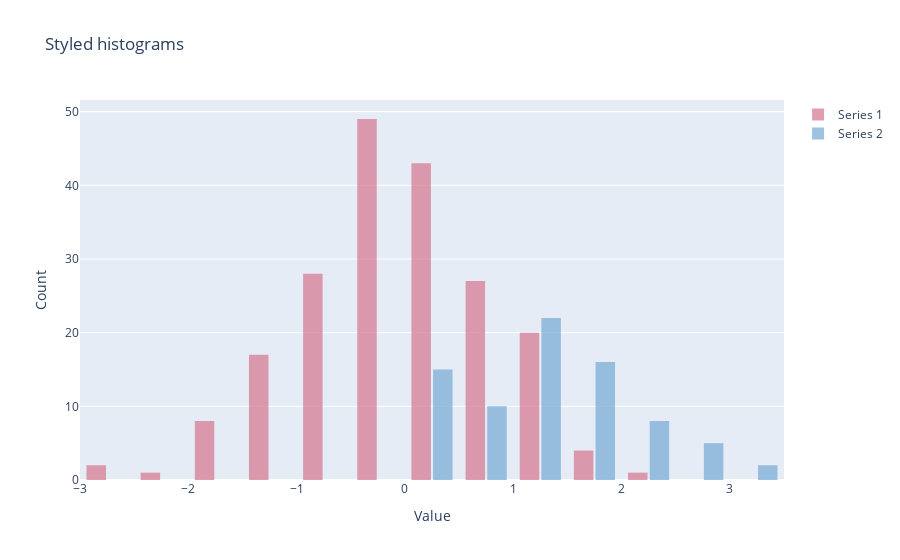

Here is the notebook cell this chart was saved with:
### Code cell
fig = go.Figure(data=data, 
                layout=layout)

offline.iplot(fig)

### Figure 1 — Plotly figure (JSON) as saved in the notebook; plotly's stock layout.template omitted (floating-point values rounded to 4 significant figures; data arrays with more than 128 entries replaced by an {"elided": "..."} marker saying what was removed)
{"data": [{"marker": {"color": "#D67D93"}, "name": "Series 1", "opacity": 0.75, "type": "histogram", "x": {"elided": "200 float values"}, "xbins": {"end": 4, "size": 0.5, "start": -4}}, {"marker": {"color": "#7DAED6"}, "name": "Series 2", "opacity": 0.75, "type": "histogram", "x": [1.682, 2.041, 2.243, 0.2666, 4.896, 2.569, -0.4909, 2.83, 1.907, 1.061, 0.3739, 1.917, 0.2888, 0.2459, 1.669, 2.379, 1.366, 4.028, 1.858, 1.393, 0.4011, 1.566, 0.4186, -1.212, 2.601, -0.4209, 2.16, -0.1364, 1.546, 0.7373, 1.768, 2.455, 1.392, -0.0956, 0.6212, -0.4057, -0.6687, 1.518, -0.2481, 1.232, 1.017, 0.355, 0.6388, 0.6024, 0.1592, 1.142, 2.167, -0.5403, 1.187, 0.03487, 0.061, 3.07, 0.7147, 2.757, -0.243, 1.315, -0.4468, 1.991, 1.261, 1.375, -0.1273, 3.052, 1.56, 1.49, 0.0977, -0.6902, 1.428, 0.667, 1.002, 1.247, 2.238, -1.427, 1.112, 1.132, 1.104, -0.01025, 0.7643, 1.738, 1.302, 1.587, 1.891, 0.4943, 1.089, -0.02844, 2.14, 0.1942, 1.093, 1.902, 0.7518, 0.7447, -1.07, -0.08137, 1.687, 0.1074, 2.532, -1.128, 0.8778, 0.4223, 1.316, -0.1306], "xbins": {"end": 4, "size": 0.5, "start": 0}}], "layout": {"bargap": 0.2, "bargroupgap": 0.1, "title": {"text": "Styled histograms"}, "xaxis": {"title": {"text": "Value"}}, "yaxis": {"title": {"text": "Count"}}}}
